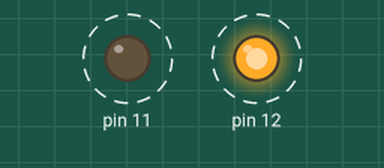
Bench run of a sketch on a simulated Arduino Uno, built with avr-gcc and run on an emulated ATmega328P. Shown: output pins drawn as LEDs (lit = HIGH). Dashed ring = blinking.

Above: at 0.2 s.
Timing chart, 0 to 3.0 s (numbered marks = the images above):
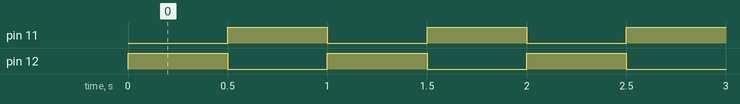

The sketch:

2_LED_Class.ino
```cpp
// The goal of this program is to be able to turn initiate an LED and switch it on and off with the use of a class that is separeted in three files .ino, .h, and .cpp.

#include "Led.h"  // Includes LED header file

Led Red(12); // Construct the object and declare its pin
Led Blue(11); // Construct the object and declare its pin
int time = 500; // Creates an integer to define miliseconds for delay

void setup() {

  // Initialize each LED
  Red.init();   // Initialize Red LED
  Blue.init();  // Initialize Blue LED
}

void loop() {

  Red.on(); // Red LED on
  Blue.off(); // Blue LED off

  delay(time); // Delay for the value of time in the integer which is 500ms

  Red.off(); // Red LED off
  Blue.on(); // Blue LED on

  delay(time); // Delay for the value of time in the integer which is 500ms
}
```

Led.cpp
```cpp
#include "Led.h"  // "" means that the .h file is in the same folder as this file

Led::Led(int pin) {
  _pin = pin;
}

void Led::init() { // initializes the "_pin' of the led that is being created in the ino file.
  pinMode(_pin, OUTPUT);
}

void Led::on() { // Method that turns the Led on
  digitalWrite(_pin, 1);
}

void Led::off() { // Method that urns the Led off
  digitalWrite(_pin, 0);
}
```

Led.h
```cpp
#ifndef LED_H
#define LED_H

#include <Arduino.h>  // <> means that the .h file is not in the same folder as this file

class Led {
private:
  int _pin; // private variable for the LED pins

public:
  Led() {}       // Default Constructor
  Led(int pin);  // Constructor

  void init();  // Initializer
  void on();    // Turn on
  void off();   // Turn off
};

#endif
```

Measured:
- by itself, pin 11, pin 12: alternates HIGH for 0.50 s and LOW for 0.50 s
